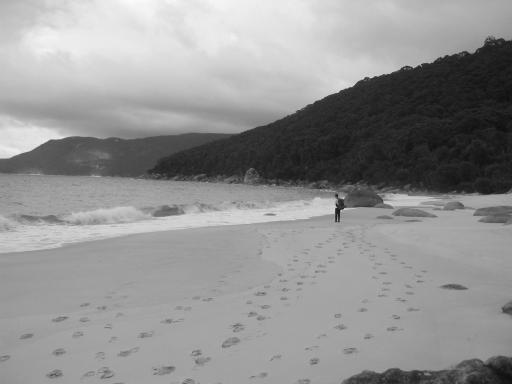
#> input picture ECE4076_Labs/Lab_2/Lab2_Files/left.jpg, 512 x 384 px
$ jupyter execute Lab2_student_template.ipynb
#> lines starting #> are read from the running program, lines starting #| are printed output that depends on the picture
[cell 1]
import os
import numpy as np
import cv2
from matplotlib import pyplot as plt

[cell 2]
student_id = 31105327 # Add in your student ID
student_name = 'Omar Afifi' # Add in your student name

# Task 1: Draw test points on the left image

[cell 3]
# Write your code here
left_img = cv2.imread("left.jpg",cv2.IMREAD_GRAYSCALE)
#> left_img is the input picture: shape (384, 512); min 12, max 251, mean 146

[cell 4]
pts = np.array([[337,196,1], [467,289,1], [252,169,1], [262,255,1], [241,135,1]])

[cell 5]
def remove_scale(pts):
    pts[:, 0] = pts[:, 0]/pts[:, 2]
    pts[:, 1] = pts[:, 1]/pts[:, 2]

    return np.delete(pts,2,1)

[cell 6]
d2_coords = remove_scale(pts)

[cell 7]
# Show results here
plt.imshow(left_img,'gray')
plt.scatter(d2_coords[:,0],d2_coords[:,1],marker="x",color="r")

# Task 2: Use Homography to find right image points

[cell 8]
# Write your code here
H = np.array([[1.6010, -0.0300, -317.9341],
               [0.1279, 1.5325 , -22.5847],
               [0.0007,    0   ,   1.2865 ]])

[cell 9]
right_pts = np.matmul(H,pts.T).T
d2_coords_right= remove_scale(right_pts)

[cell 10]
# Show results here
right_img = cv2.imread("right.jpg",cv2.IMREAD_GRAYSCALE)
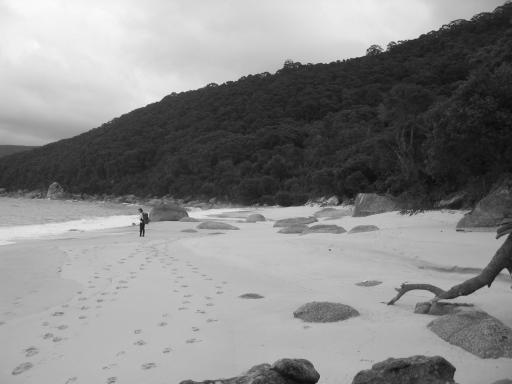
#> input picture ECE4076_Labs/Lab_2/Lab2_Files/right.jpg, 512 x 384 px
#> right_img is the input picture: shape (384, 512); min 9, max 250, mean 135.9
plt.imshow(right_img,'gray')
plt.scatter(d2_coords_right[:,0],d2_coords_right[:,1],marker="x",color="r")
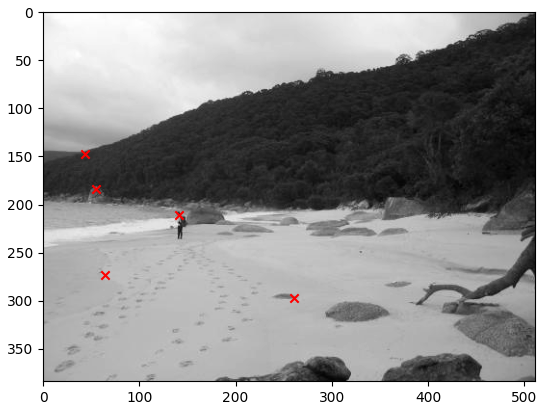
#> figure drawn by matplotlib, 1 panel

#### Demonstrate your understanding by answering the question below:
#### Describe the process of calculating a homography matrix. Ensure you list out the key steps

#### -First we find the ket points or features (corners) in both Images.
#### -After that we create descirptors for each of these features, that are ideally invariant to rotations and translations.
#### -The we run a feature mathcing algorithm, such as a k-d tree or FAANG to match the features between the two images.
#### -Then we calculate the Homography matrix using an alogirthm such a RANSAC, where it selects 4 matches at random and solves for the homography matrix, then applies the calculated homography matrix to all the other matches and calculates the error. It keeps doing that, while only keeping the homography matrix with the least error, until a certain error has been achieved, or for a certain number of times.

# Task 3: Bilinear interpolation of the right image

[cell 11]
def bilinear_interpolation(img,coords):
    if (len(coords.shape)>1):
        x,y = coords[:,0],coords[:,1]
    else:
        x,y = coords[0],coords[1]
    x0, y0 = np.floor(x).astype(int), np.floor(y).astype(int)
    x1, y1 = np.ceil(x).astype(int), np.ceil(y).astype(int)

    # Ensure points are within image bounds, however this should never happen if input coords are valid
    x0 = np.clip(x0, 0, img.shape[1] - 1)
#> x0 = [141, 260, 54, 63, 43]
    x1 = np.clip(x1, 0, img.shape[1] - 1)
#> x1 = [142, 261, 55, 64, 44]
    y0 = np.clip(y0, 0, img.shape[0] - 1)
#> y0 = [210, 297, 183, 273, 147]
    y1 = np.clip(y1, 0, img.shape[0] - 1)

    # Distances
    dx = x - x0
    dy = y - y0

    intensities = (1-dy)*((1-dx) * img[y0, x0] + dx*img[y0, x1])+(dy)*((1-dx) * img[y1, x0] + dx*img[y1, x1])
#> intensities = [67.98, 144.9, 100.1, 186.8, 58.54]
    return intensities

[cell 12]
# Show results here
bilinear_interpolation(right_img,d2_coords_right)
#> Out = [67.98, 144.9, 100.1, 186.8, 58.54]

#### Demonstrate your understanding by answering the question below:
#### Why is bilinear interpolation necessary? Which equation did you use to calculate the bilinear interpolation and why?

#### After applying the homography matrix, the resulting coordinates are not integers, therefore the calculated coordinates lie somewhere betweeen pixels on the right image, rather than a single pixel. Rounding the cooridnate value to the nearest integer could still work, but it would result in poor mathces, and later on when we are stiching the image, might result in lower image quality
#### I used the weighted mean method, since it is the most relevant in our case and the easiest to implement

# Task 4: Image stitching

[cell 13]
def stitch_two_imgs(l_img,r_img,Homography):
    h, w= l_img.shape
    wide_img = np.zeros((h,w*2))
    wide_img[:,0:w] = l_img
    wide_img_coords = np.ones([h,3]).astype(int)
    wide_img_coords[:,1] = np.arange(h)
    for col in range(w):
        wide_img_coords[:,0] = col + w
        right_img_coord = np.matmul(Homography,wide_img_coords.T).T
        right_img_coord= remove_scale(right_img_coord)
        val = bilinear_interpolation(r_img,right_img_coord)
        wide_img[wide_img_coords[:,1],wide_img_coords[:,0]] = (np.array(right_img_coord[:,0]>=0)&np.array(right_img_coord[:,0]<=w)&np.array(right_img_coord[:,1]>=0)&np.array(right_img_coord[:,1]<=h)) * val
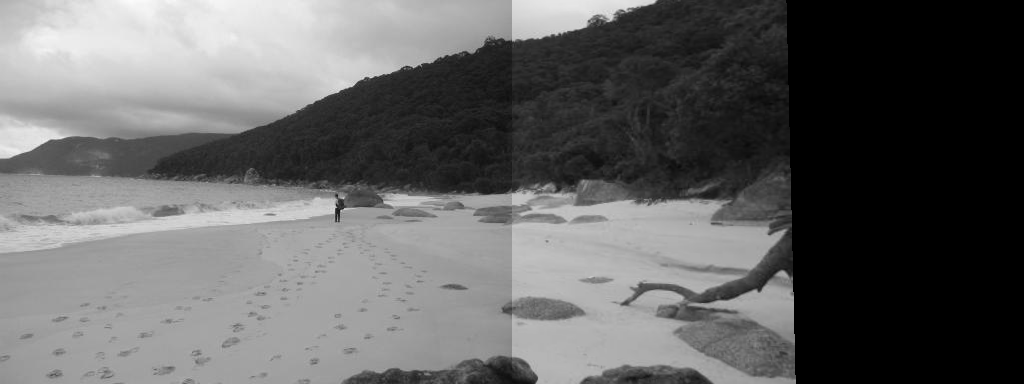
#> wide_img: shape (384, 1024) float64; min 0, max 251, mean 99.9
#> after the loop, wide_img_coords = 384 rows, first 8: [1023, 0, 1], [1023, 1, 1], [1023, 2, 1], [1023, 3, 1], [1023, 4, 1], [1023, 5, 1], [1023, 6, 1], [1023, 7, 1]
    return wide_img

[cell 14]
# Show results here
wide_img = stitch_two_imgs(left_img,right_img,H)
plt.imshow(wide_img,'gray')

#### Demonstrate your understanding by answering the question below:
#### Why are some pixels invalid after applying the homography matrix

#### Most pixels in the right most quarter are invalid, that is because there is an overlap between images 1 and 2, which results on the final image not having double the width.
#### And generally speaking we can always expect that when image stitching due to the shifting of prespective between images, since we are trying to fit a cruved surface image into a flat plane, so the wider the stiteched image is, the more stretched it will appear on the sides.

# Task 5: Better blending

[cell 15]
# Write your code here
cropped_img = wide_img
w = wide_img.shape[1]
for x in range(w):
    if (np.sum(wide_img[:,x]) == 0):
        wide_img = wide_img[:,0:x]
        break
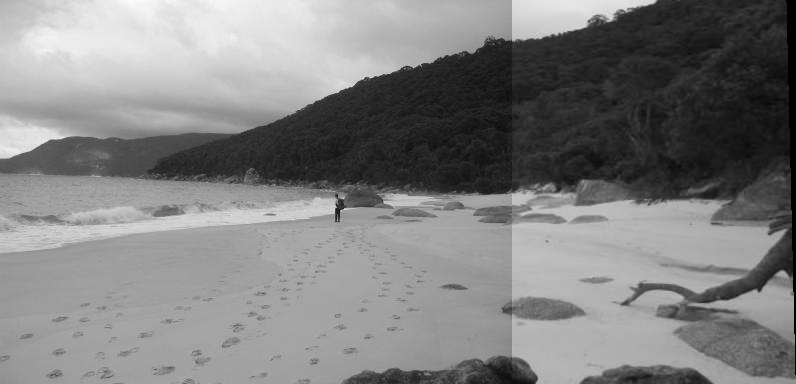
#> wide_img: shape (384, 796) float64; min 0, max 251, mean 128.5

[cell 16]
# Using the features from earlier, we can find the scale of brightness between the left and right images
h, w= right_img.shape
left_feats = left_img[d2_coords[:,1],d2_coords[:,0]]
#> left_feats = [39, 133, 78, 170, 52]
right_feats = bilinear_interpolation(right_img,d2_coords_right)
#> right_feats = [67.98, 144.9, 100.1, 186.8, 58.54]
scale = np.mean(right_feats/left_feats)
#> scale = 1.27
wide_img[0:h,0:w] = wide_img[0:h,0:w]*scale
wide_img[0:h,w-5:w+5] = cv2.GaussianBlur(wide_img[0:h,w-5:w+5], (7,7), 0)
#> wide_img: shape (384, 796) float64; min 0, max 318.3, mean 153.7

[cell 17]
# Show results here
plt.imshow(wide_img,'gray')

#### Demonstrate your understanding by answering the question below:
#### Describe the steps you have used to improve the blending process. Why were they effective?

#### firstly, by cutting the first row to the left where all pixels are zero, the right-most quarter was eliminated.
#### Secondly, by using the features given earlier, we can calculate the mean brightness of the features in both the left and right images, whcih would give us an idea of the scale of brightness between the two images. This scale can be then used to scale one half of the image, to match the other half. This workd because we know that the features should match, so if there is a mismatch in birghtness on the features, then we would expect the same mismatch to be between all the matches between the two images, so by scaling one of the images, we eleminate that mismatch.
#### Thirdly, by using a guassian filter, we smooth out the horizontal gradient at the vertical edge between the two images, similar to what we did in lab 1, which makes it a bit harder to pick up on the stitch line.

# Task 6: Now try your own!

Make sure to print the final homography that you use.

[cell 18]
# Write your code here

#WORKSHOP CODE
im_1 = cv2.cvtColor(cv2.imread('left_img.jpg'), cv2.COLOR_BGR2GRAY)
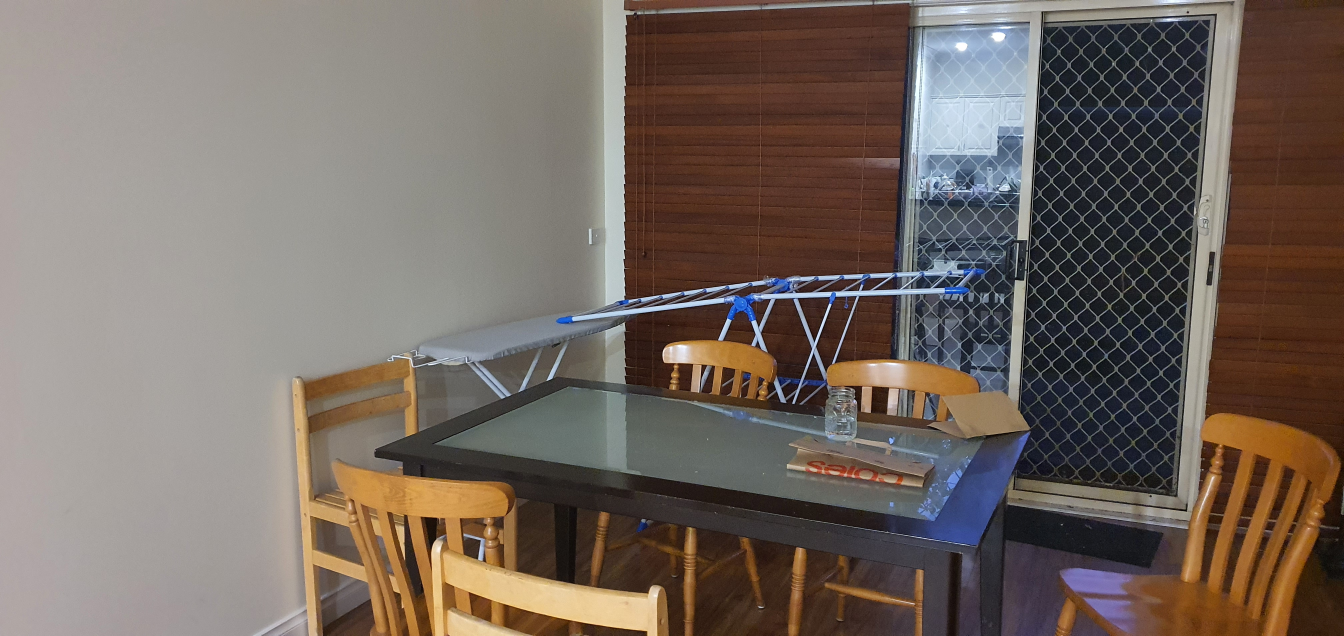
#> input picture ECE4076_Labs/Lab_2/Lab2_Files/left_img.jpg, 4032 x 1908 px (shown at 1/3 size)
#> im_1: shape (1908, 4032); min 0, max 255, mean 107.2
im_2 = cv2.cvtColor(cv2.imread('right_img.jpg'), cv2.COLOR_BGR2GRAY)
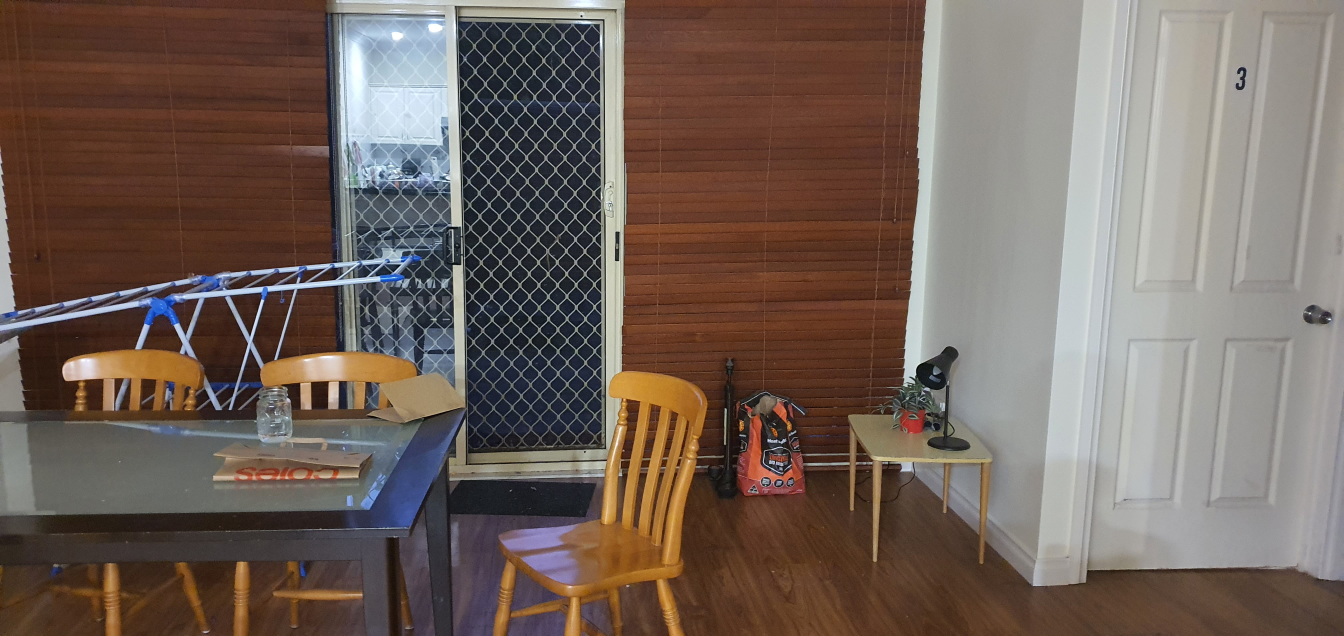
#> input picture ECE4076_Labs/Lab_2/Lab2_Files/right_img.jpg, 4032 x 1908 px (shown at 1/3 size)
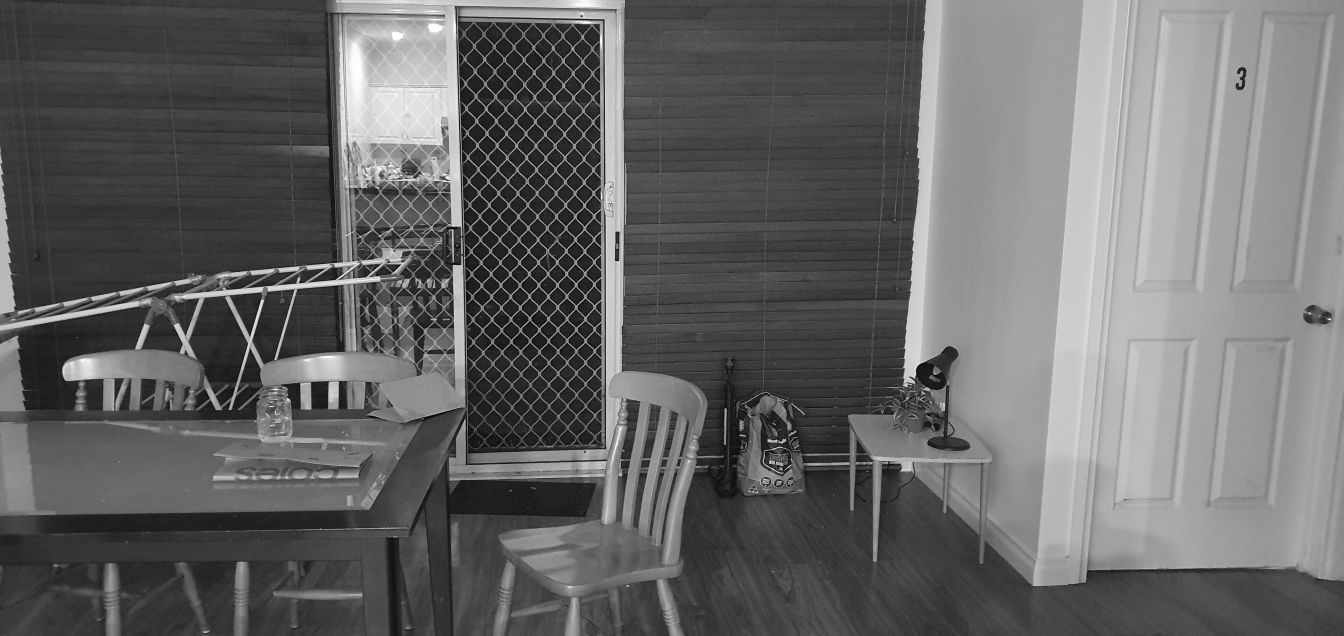
#> im_2: shape (1908, 4032) (shown at 1/3 size); min 0, max 255, mean 102.6

orb = cv2.ORB_create()

# Find the keypoints and descriptors
kp1, des1 = orb.detectAndCompute(im_1,None)
#> kp1 = 500 keypoints; strongest (x, y, size): (1873, 775, 31), (1873, 751, 31), (1871, 777, 31), (1872, 807, 31)
kp2, des2 = orb.detectAndCompute(im_2,None)
#> kp2 = 500 keypoints; strongest (x, y, size): (2336, 1326, 37.2), (1745, 49, 37.2), (2295, 1455, 31), (1742, 48, 44.6)
bf = cv2.BFMatcher(cv2.NORM_HAMMING, crossCheck=True)
matches = bf.match(des1,des2)
#> matches = 111 matches
matches = sorted(matches, key = lambda x:x.distance)
X1 = np.vstack([kp1[match.queryIdx].pt for match in matches])
#> X1 = 111 pairs, first value 1173.6 to 3633.3, second value 72 to 1533
X2 = np.vstack([kp2[match.trainIdx].pt for match in matches])
#> X2 = 111 pairs, first value 433.6 to 3991, second value 58.75 to 1418.4
Hcv, mask = cv2.findHomography(X1, X2, cv2.RANSAC, 5.0)
#> Hcv = [[2.07, 0.0578, -3868.2], [0.14, 1.72, -427.2], [0.000281, -3.83e-05, 1]]; mask = 111 values, max 1 at index 2, min 0 at index 0, mean 0.27
print(Hcv)
#| [[ 2.06634419e+00  5.78279378e-02 -3.86816029e+03]
#|  [ 1.40034298e-01  1.72478432e+00 -4.27153860e+02]
#|  [ 2.80513332e-04 -3.82805551e-05  1.00000000e+00]]

[cell 19]
#Pick a random point to make sure Homography is valid
x = np.random.randint(im_1.shape[1])
y = np.random.randint(im_1.shape[0])
pt = np.array([x,y,1])
coord = np.matmul(Hcv,pt.T).T
#> coord = [1809.4, 919.6, 1.74]
coord = coord/coord[2]
#> coord = [1036.9, 527, 1]
plt.figure(figsize=(15,5))
plt.subplot(1,2,1)
plt.imshow(im_1,'gray')
plt.scatter(x,y,marker="x",color="r")
plt.subplot(1,2,2)
plt.imshow(im_2,'gray')
plt.scatter(coord[0],coord[1],marker="x",color="r")

[cell 20]
def scale_brightness(img1,img2,coords1,coords2):
    h, w= img1.shape
    #feats1 = img1[coords1[:,1],coords1[:,0]]
    feats1 = bilinear_interpolation(img1,coords1)
    feats2 = bilinear_interpolation(img2,coords2)
    #feats2 = img2[coords2[:,1],coords2[:,0]]
    scale = np.mean(feats1/feats2)
    scaled_img_2 = img2 * scale
    return scaled_img_2

[cell 21]
h, w= im_1.shape
wider_img = stitch_two_imgs(im_1,im_2,Hcv)
#> after the loop in stitch_two_imgs (call 2), `for col in range(w):`:
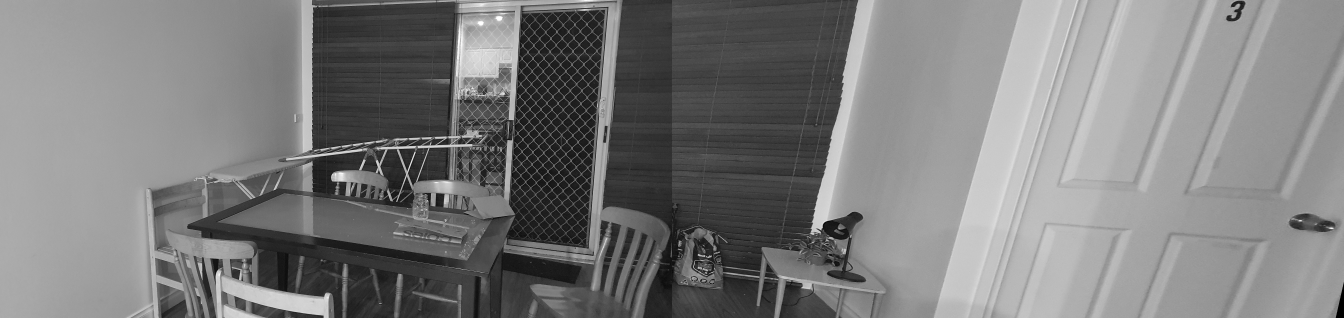
#> wide_img: shape (1908, 8064) float64 (shown at 1/6 size); min 0, max 255, mean 124.4
#> after the loop in stitch_two_imgs (call 2), `for col in range(w):`: wide_img_coords = 1908 rows, first 8: [8063, 0, 1], [8063, 1, 1], [8063, 2, 1], [8063, 3, 1], [8063, 4, 1], [8063, 5, 1], [8063, 6, 1], [8063, 7, 1]
scale = np.mean(wider_img[:,w-1])/np.mean(wider_img[:,w])
#> scale = 0.774
wider_img[:,w::] = wider_img[:,w::]*scale
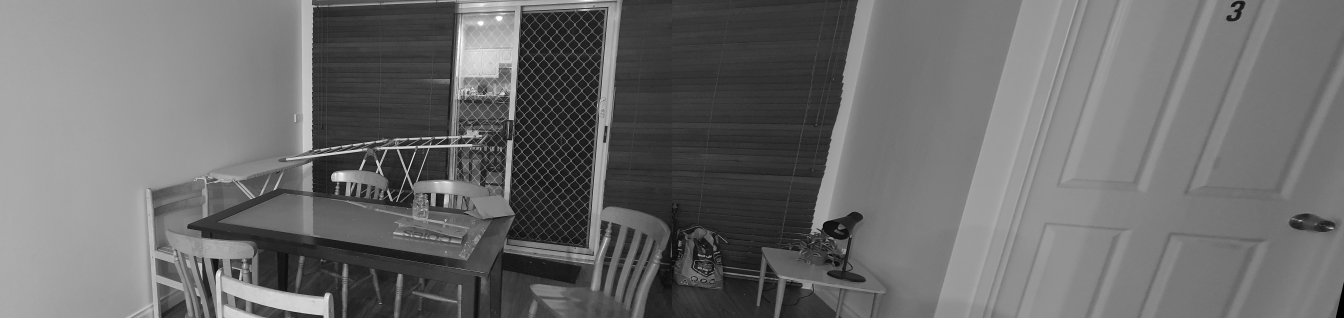
#> wider_img: shape (1908, 8064) float64 (shown at 1/6 size); min 0, max 255, mean 108.5
wider_img[0:h,w-5:w+5] = cv2.GaussianBlur(wider_img[0:h,w-5:w+5], (7,7), 0)

[cell 22]
mod_img_2 = scale_brightness(im_1,im_2,X1,X2)
#> in scale_brightness, `feats1 = bilinear_interpolation(img1,coords1)`: feats1 = 111 values, max 248 at index 57, min 1 at index 42, mean 116.6
#> in scale_brightness, `feats2 = bilinear_interpolation(img2,coords2)`: feats2 = 111 values, max 249.8 at index 60, min 2.51 at index 81, mean 111.3
#> in scale_brightness, `scale = np.mean(feats1/feats2)`: scale = 2.9
SCALED_wider_img = stitch_two_imgs(im_1,mod_img_2,Hcv)
#> after the loop in stitch_two_imgs (call 3), `for col in range(w):`:
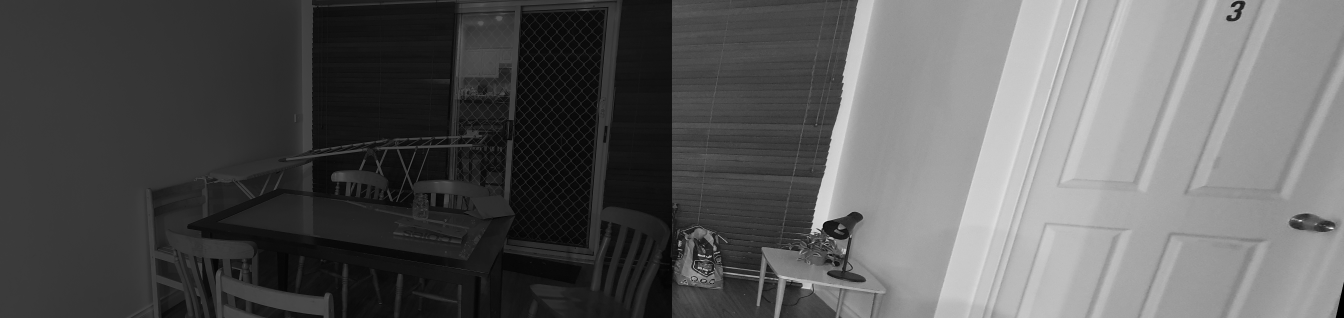
#> wide_img: shape (1908, 8064) float64 (shown at 1/6 size); min 0, max 728.9, mean 258.7; drawn with min black and max white
SCALED_wider_img[0:h,w-5:w+5] = cv2.GaussianBlur(SCALED_wider_img[0:h,w-5:w+5], (7,7), 0)
